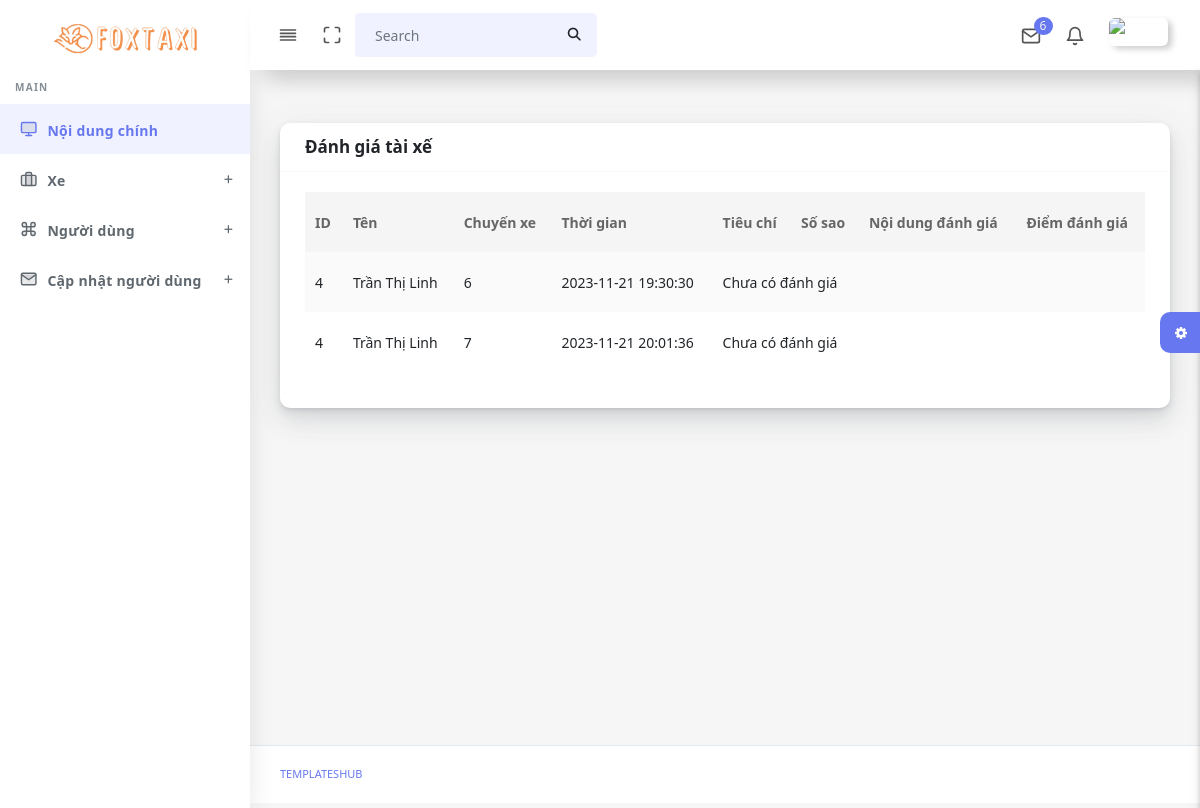
The page /admin/chitietdanhgiatx.php?txid=4 on the database its author committed.
### tables this page shows
CREATE TABLE `chuyenxe` (
  `CX_MA` int(11) NOT NULL,
  `KH_MA` int(11) NOT NULL,
  `TX_MA` int(11) NOT NULL,
  `TD_DATE` datetime NOT NULL,
  `CX_SOKM` float NOT NULL,
  `CX_THANHTIEN` float(8,2) NOT NULL,
  `CX_TDDIEMDI_X` text NOT NULL,
  `CX_TDDIEMDI_Y` text NOT NULL,
  `CX_TDDIEMDEN_X` text NOT NULL,
  `CX_TDDIEMDEN_Y` text NOT NULL,
  `CX_TRANGTHAI` int(1) DEFAULT 0
);

CREATE TABLE `taixe` (
  `TX_MA` int(11) NOT NULL,
  `VT_MA` int(11) NOT NULL,
  `TX_TEN` varchar(30) NOT NULL,
  `TX_BANGLAI` char(3) NOT NULL,
  `TX_SDT` char(10) NOT NULL,
  `TX_USERNAME` varchar(30) NOT NULL,
  `TX_PASSWORD` varchar(100) NOT NULL,
  `TX_GIOITINH` tinyint(1) NOT NULL,
  `TX_HINHANH` char(200) DEFAULT NULL
);

### admin/chitietdanhgiatx.php (the view, shortened to what this page needs)
<!DOCTYPE html>
<html lang="en">
<?php
  include("connect.php");
  include('head.php');
?>
<body>
  <div id="app">
    <div class="main-wrapper main-wrapper-1">
      <div class="navbar-bg"></div>
      <nav class="navbar navbar-expand-lg main-navbar sticky">
        <div class="form-inline mr-auto">
          <ul class="navbar-nav mr-3">
            <li><a href="#" data-toggle="sidebar" class="nav-link nav-link-lg
									collapse-btn"> <i data-feather="align-justify"></i></a></li>
            <li><a href="#" class="nav-link nav-link-lg fullscreen-btn">
              </a></li>
            <li>
              <form class="form-inline mr-auto">
                <div class="search-element">
                  <button class="btn" type="submit">
                  </button>
                </div>
              </form>
            </li>
          </ul>
        </div>
        <ul class="navbar-nav navbar-right">
          <li class="dropdown dropdown-list-toggle"><a href="#" data-toggle="dropdown"
              class="nav-link nav-link-lg message-toggle"><i data-feather="mail"></i>
              <span class="badge headerBadge1">
                6 </span> </a>
          </li>
          <li class="dropdown dropdown-list-toggle"><a href="#" data-toggle="dropdown"
              class="nav-link notification-toggle nav-link-lg"><i data-feather="bell" class="bell"></i>
            </a>
          </li>
          <li class="dropdown"><a href="#" data-toggle="dropdown"
              class="nav-link dropdown-toggle nav-link-lg nav-link-user"> <img alt="image" src="assets/img/user.png"
                class="user-img-radious-style"> <span class="d-sm-none d-lg-inline-block"></span></a>
          </li>
        </ul>
      </nav>
      <?php
        include('navbar.php');
        include('sidebar.php');
      ?>
      <div class="main-content">
        <section class="section">
          <div class="section-body">
            <div class="row">
            <div class="col-12">
        <div class="card">
            <div class="card-header">
                <h4>Đánh giá tài xế</h4>
            </div>
            <div class="card-body">
    <div class="table-responsive">
    <table class="table table-striped table-hover" id="tableExport" style="width:100%;">
    <thead>
        <tr>
            <th>ID</th>
            <th>Tên</th>
            <th>Chuyến xe</th>
            <th>Thời gian</th>
            <th>Tiêu chí</th>
            <th>Số sao</th>
            <th>Nội dung đánh giá</th>
            <th>Điểm đánh giá</th>
        </tr>
    </thead>
    <tbody>
        <?php
        if (isset($_GET['txid'])) {
            $mataixe = $_GET['txid'];
            $sql = "SELECT taixe.*, chuyenxe.*
                    FROM taixe
                    INNER JOIN chuyenxe ON taixe.TX_MA = chuyenxe.TX_MA
                    WHERE taixe.TX_MA = '$mataixe'";
            $result = $conn->query($sql);
            if ($result->num_rows > 0) {
                while ($row = $result->fetch_assoc()) {
                    $maChuyenXe = $row["CX_MA"];
                    echo "<tr>";
                    echo "<td>" . $mataixe . "</td>";
                    echo "<td>" . $row["TX_TEN"] . "</td>";
                    echo "<td>" . $maChuyenXe . "</td>";
                    echo "<td>" . $row["TD_DATE"] . "</td>";
                    $sql_laytieuchi = "SELECT tieuchi.TC_TEN, dgtieuchi.DGTC_DIEM, danhgia.DG_NOIDUNG, danhgia.DG_SAO
                                      FROM dgtieuchi
                                      JOIN tieuchi ON dgtieuchi.TC_MA = tieuchi.TC_MA
                                      JOIN danhgia ON dgtieuchi.DG_MA = danhgia.DG_MA
                                      WHERE dgtieuchi.TX_MA = '$mataixe' AND danhgia.CX_MA = '$maChuyenXe'";
                    $result_laytieuchi = $conn->query($sql_laytieuchi);
                    if ($result_laytieuchi->num_rows > 0) {
                        while ($row = $result_laytieuchi->fetch_assoc()) {
                            echo "<td>" . $row["TC_TEN"] . "</td>";
                            echo "<td>" . $row["DG_SAO"] . "</td>";
                            echo "<td>" . $row["DG_NOIDUNG"] . "</td>";
                            echo "<td>" . $row["DGTC_DIEM"] . "</td>";
                        }
                    } else {
                        echo "<td colspan='4'>Chưa có đánh giá</td>";
                    }
                    echo "</tr>";
                }
            } else {
                echo "Không có dữ liệu tài xế.";
            }
        } else {
            echo "Thiếu thông tin tài xế.";
        }
        ?>
    </tbody>
</table>
    </div>
</div>
        </div>
    </div>
            </div>
          </div>
        </section>
        <div class="settingSidebar">
          <a href="javascript:void(0)" class="settingPanelToggle"> <i class="fa fa-spin fa-cog"></i>
          </a>
        </div>
      </div>
      <footer class="main-footer">
        <div class="footer-left">
          <a href="templateshub.net">Templateshub</a></a>
        </div>
      </footer>
    </div>
  </div>
</body>
</html>

### rows shown on the page
chuyenxe: TX_MA.TX_TEN "Trần Thị Linh", CX_MA "6", TD_DATE "2023-11-21 19:30:30"
chuyenxe: TX_MA.TX_TEN "Trần Thị Linh", CX_MA "7", TD_DATE "2023-11-21 20:01:36"
